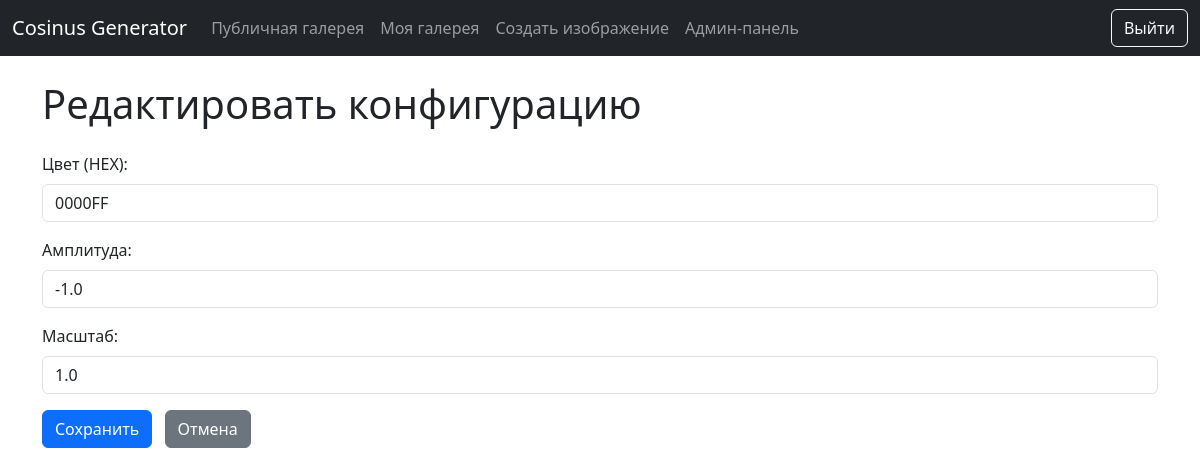
Screenshot of /config/24/edit/ (signed in) with the database file from the repository.
### images/models.py (models this page shows, shortened)
class ImageConfig(models.Model):
    user = models.ForeignKey(User, on_delete=models.CASCADE, related_name='image_configs')
    color = models.CharField(max_length=7, default='#0000FF')  # HEX-код цвета, по умолчанию синий
    amplitude = models.FloatField(
        validators=[MinValueValidator(0.1), MaxValueValidator(10.0)], default=1.0
    )  # Амплитуда косинуса
    scale = models.FloatField(
        validators=[MinValueValidator(0.1), MaxValueValidator(10.0)], default=1.0
    )  # Масштаб графика
    created_at = models.DateTimeField(auto_now_add=True)
    class Meta:
        ordering = ['-created_at']

### images/views.py (the view)
# urls.py: path('config/<int:pk>/edit/', views.edit_config, name='edit_config'),
@staff_member_required
def edit_config(request, pk):
    config = get_object_or_404(ImageConfig, pk=pk)
    if request.method == 'POST':
        config.color = request.POST.get('color', config.color)
        config.amplitude = float(request.POST.get('amplitude', config.amplitude))
        config.scale = float(request.POST.get('scale', config.scale))
        config.save()
        return redirect('public_gallery')
    return render(request, 'edit_config.html', {'config': config})

### images/templates/edit_config.html (shortened to what this page needs)
{% extends "base.html" %}
{% block content %}
    <h1 class="mb-4">Редактировать конфигурацию</h1>
    <form method="post" class="mb-4">
        <div class="mb-3">
            <label for="color" class="form-label">Цвет (HEX):</label>
            <input type="text" name="color" id="color" value="{{ config.color }}" class="form-control">
        </div>
        <div class="mb-3">
            <label for="amplitude" class="form-label">Амплитуда:</label>
            <input type="number" name="amplitude" id="amplitude" value="{{ config.amplitude }}" step="0.1" class="form-control">
        </div>
        <div class="mb-3">
            <label for="scale" class="form-label">Масштаб:</label>
            <input type="number" name="scale" id="scale" value="{{ config.scale }}" step="0.1" class="form-control">
        </div>
        <button type="submit" class="btn btn-primary">Сохранить</button>
        <a href="{% url 'public_gallery' %}" class="btn btn-secondary ms-2">Отмена</a>
    </form>
{% endblock %}

### rows the page displays
ImageConfig: color "0000FF", amplitude "-1.0", scale "1.0"
